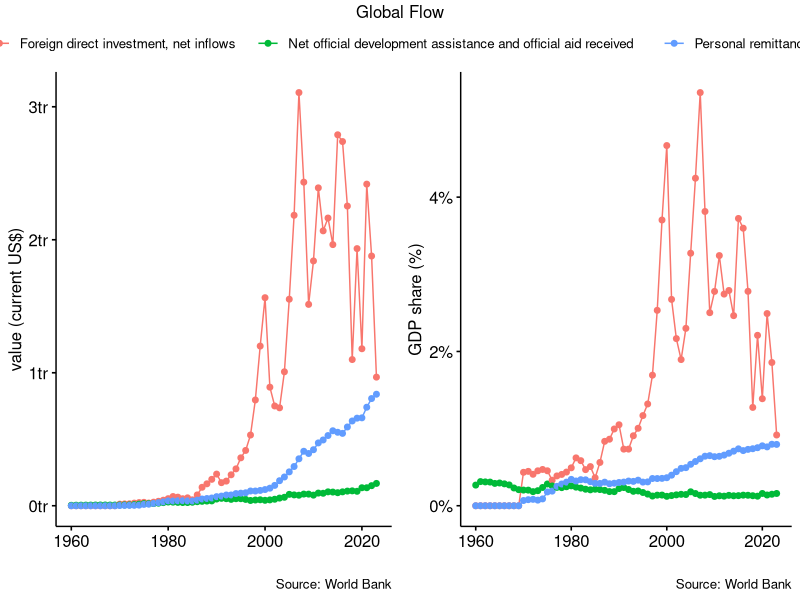
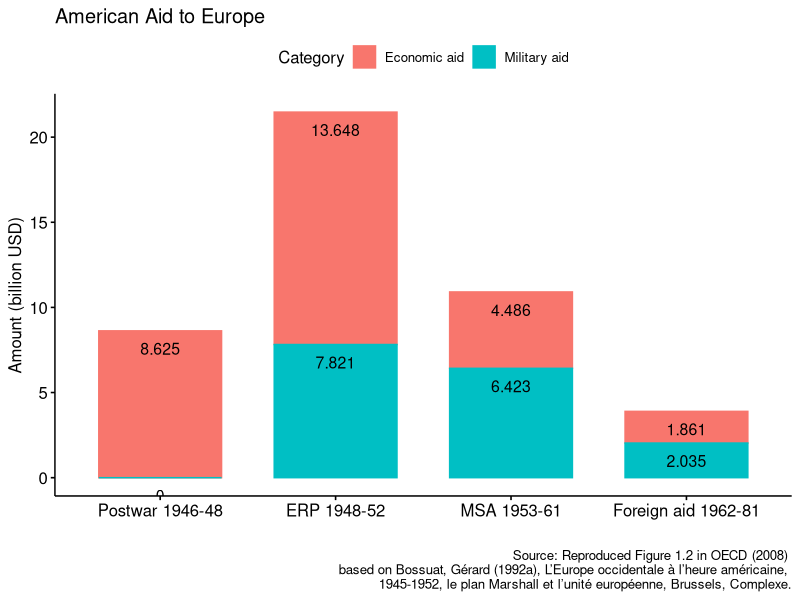
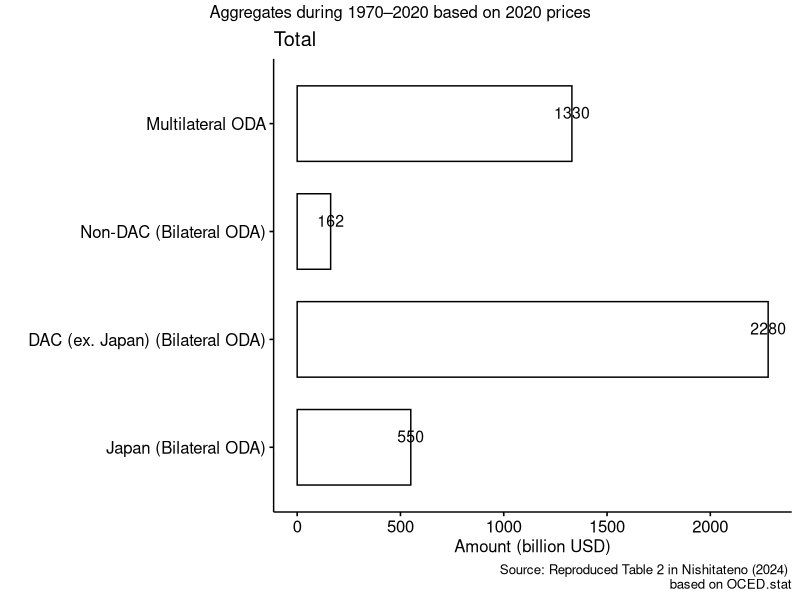
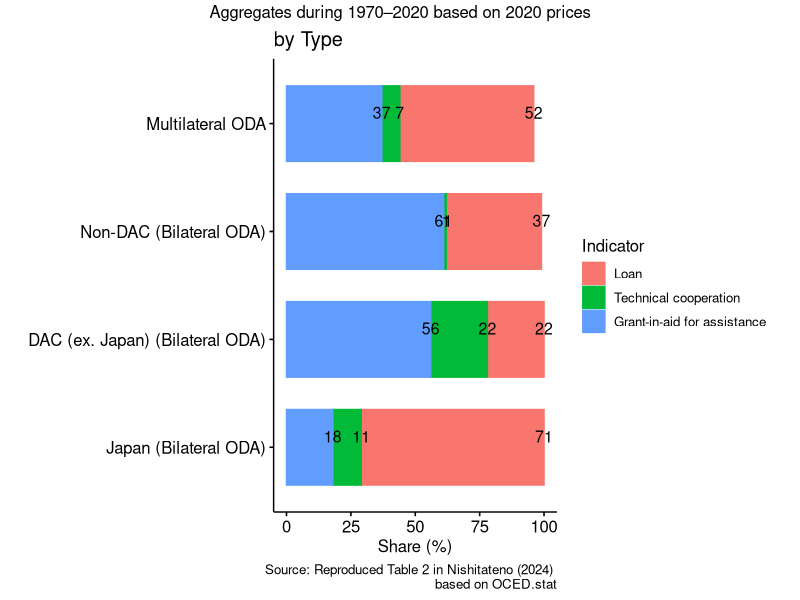
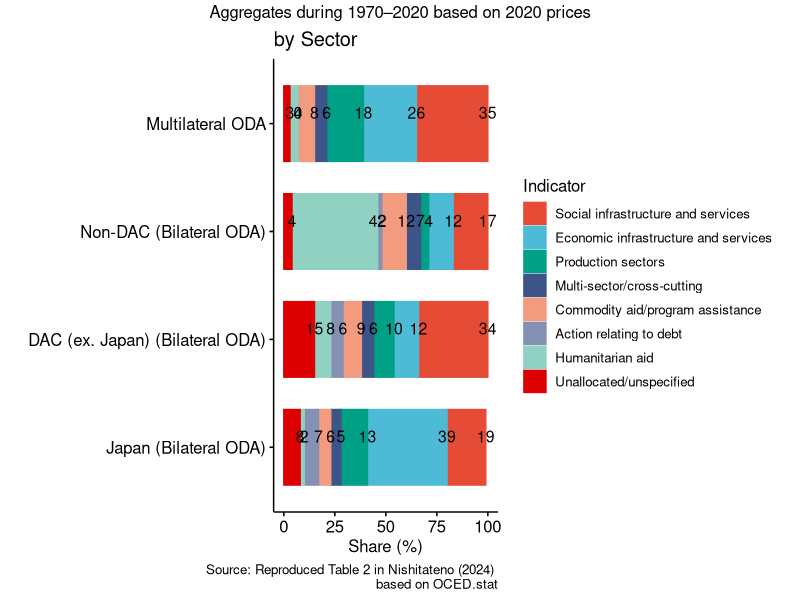

Write the R code that produced these figures, in order.
## ---- chunk 1
#| include: false
library(readxl)
library(ggpubr)
library(scales)
library(data.table)
## ---- chunk 2
world = fread("../data/07 oda/world_fdi_oda.csv")
ggarrange(
  ggline(world[!grepl("outflows",indicator)],
         x="date",xlab="",
         numeric.x.axis = T,
         y="value",ylab="value (current US$)",
         color = "indicator",
         caption = "Source: World Bank") +
    scale_y_continuous(labels = label_number(scale = 1e-12, suffix = "tr")),
  ggline(world[!grepl("outflows",indicator)],
         x="date",xlab="",
         numeric.x.axis = T,
         y="gdp_share",ylab="GDP share (%)",
         color = "indicator",
         caption = "Source: World Bank") +
  scale_y_continuous(labels = label_number(scale = 100, suffix = "%")),
  common.legend =T
) %>% annotate_figure(top = "Global Flow")
## ---- chunk 3
marshall = fread("../data/07 oda/american_aid_to_europe.csv")
ggbarplot(marshall[!grepl("Total",Period)],
          x="Period",xlab="",
          y="Amount_USD_billion",
          ylab="Amount (billion USD)",
          label = T,
          lab.pos = "in",
          color = "Category",
          fill = "Category",
          title = "American Aid to Europe",
          caption = "Source: Reproduced Figure 1.2 in OECD (2008) \nbased on Bossuat, Gérard (1992a), L’Europe occidentale à l’heure américaine, \n1945-1952, le plan Marshall et l’unité européenne, Brussels, Complexe.")
## ---- chunk 4
#| include: false
oda = fread("../data/07 oda/ODA_modality_Japan_DAC.csv")
types = unique(oda[grepl("types",Category),Indicator])
sectors = unique(oda[grepl("sectors",Category),Indicator])
oda = melt(oda,id.vars = c("Category","Indicator"),
           variable.name = "Region")
oda_all = oda[grepl("billion",Category)]
oda_type = oda[grepl("types",Category)&Indicator!="Grant"]
oda_type[,Indicator:=factor(Indicator,levels=types)]
oda_sector = oda[grepl("sectors",Category)]
oda_sector[,Indicator:=factor(Indicator,levels=sectors)]
## ---- chunk 5
ggbarplot(oda_all,
          x="Region",xlab="",
          y="value",
          ylab="Amount (billion USD)",
          label = T,
          label.pos = "in",
          label.vjust = 0.5,
          title = "Total",
          rotate = T,
          caption = "Source: Reproduced Table 2 in Nishitateno (2024) \nbased on OCED.stat") %>%
  annotate_figure(top = "Aggregates during 1970–2020 based on 2020 prices")
## ---- chunk 6
ggbarplot(oda_type,
          x="Region",xlab="",
          y="value",
          ylab="Share (%)",
          label = T,
          label.pos = "in",
          label.vjust = 0.5,
          color = "Indicator",
          fill = "Indicator",
          title = "by Type",
          rotate = T,
          legend = "right",
          caption = "Source: Reproduced Table 2 in Nishitateno (2024) \nbased on OCED.stat") %>%
  annotate_figure(top = "Aggregates during 1970–2020 based on 2020 prices")
## ---- chunk 7
ggbarplot(oda_sector,
          x="Region",xlab="",
          y="value",
          ylab="Share (%)",
          label = T,
          label.pos = "in",
          label.vjust = 0.5,
          color = "Indicator",
          fill = "Indicator",
          title = "by Sector",
          rotate = T,
          legend = "right",
          palette = "npg",
          caption = "Source: Reproduced Table 2 in Nishitateno (2024) \nbased on OCED.stat") %>%
  annotate_figure(top = "Aggregates during 1970–2020 based on 2020 prices")
